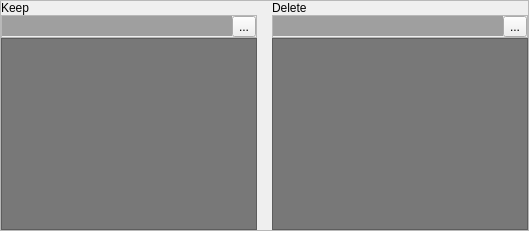
           <widget class="QFrame" name="frame_58">
            <property name="frameShape">
             <enum>QFrame::StyledPanel</enum>
            </property>
            <property name="frameShadow">
             <enum>QFrame::Raised</enum>
            </property>
            <layout class="QGridLayout" name="gridLayout_15">
             <property name="leftMargin">
              <number>0</number>
             </property>
             <property name="topMargin">
              <number>0</number>
             </property>
             <property name="rightMargin">
              <number>0</number>
             </property>
             <property name="bottomMargin">
              <number>0</number>
             </property>
             <property name="horizontalSpacing">
              <number>15</number>
             </property>
             <property name="verticalSpacing">
              <number>0</number>
             </property>
             <item row="1" column="1">
              <widget class="QFrame" name="frame_59">
               <property name="frameShape">
                <enum>QFrame::StyledPanel</enum>
               </property>
               <property name="frameShadow">
                <enum>QFrame::Raised</enum>
               </property>
               <layout class="QHBoxLayout" name="horizontalLayout_41">
                <property name="spacing">
                 <number>0</number>
                </property>
                <property name="leftMargin">
                 <number>0</number>
                </property>
                <property name="topMargin">
                 <number>0</number>
                </property>
                <property name="rightMargin">
                 <number>0</number>
                </property>
                <property name="bottomMargin">
                 <number>0</number>
                </property>
                <item>
                 <widget class="QLineEdit" name="language_no">
                  <property name="palette">
                   <palette>
                    <active>
                     <colorrole role="Base">
                      <brush brushstyle="SolidPattern">
                       <color alpha="255">
                        <red>159</red>
                        <green>159</green>
                        <blue>159</blue>
                       </color>
                      </brush>
                     </colorrole>
                    </active>
                    <inactive>
                     <colorrole role="Base">
                      <brush brushstyle="SolidPattern">
                       <color alpha="255">
                        <red>159</red>
                        <green>159</green>
                        <blue>159</blue>
                       </color>
                      </brush>
                     </colorrole>
                    </inactive>
                    <disabled>
                     <colorrole role="Base">
                      <brush brushstyle="SolidPattern">
                       <color alpha="255">
                        <red>108</red>
                        <green>108</green>
                        <blue>108</blue>
                       </color>
                      </brush>
                     </colorrole>
                    </disabled>
                   </palette>
                  </property>
                  <property name="autoFillBackground">
                   <bool>true</bool>
                  </property>
                  <property name="frame">
                   <bool>false</bool>
                  </property>
                 </widget>
                </item>
                <item>
                 <widget class="QToolButton" name="language_no_button">
                  <property name="text">
                   <string>...</string>
                  </property>
                 </widget>
                </item>
               </layout>
              </widget>
             </item>
             <item row="1" column="0">
              <widget class="QFrame" name="frame_60">
               <property name="frameShape">
                <enum>QFrame::StyledPanel</enum>
               </property>
               <property name="frameShadow">
                <enum>QFrame::Raised</enum>
               </property>
               <layout class="QHBoxLayout" name="horizontalLayout_42">
                <property name="spacing">
                 <number>0</number>
                </property>
                <property name="leftMargin">
                 <number>0</number>
                </property>
                <property name="topMargin">
                 <number>0</number>
                </property>
                <property name="rightMargin">
                 <number>0</number>
                </property>
                <property name="bottomMargin">
                 <number>0</number>
                </property>
                <item>
                 <widget class="QLineEdit" name="language_yes">
                  <property name="palette">
                   <palette>
                    <active>
                     <colorrole role="Base">
                      <brush brushstyle="SolidPattern">
                       <color alpha="255">
                        <red>159</red>
                        <green>159</green>
                        <blue>159</blue>
                       </color>
                      </brush>
                     </colorrole>
                    </active>
                    <inactive>
                     <colorrole role="Base">
                      <brush brushstyle="SolidPattern">
                       <color alpha="255">
                        <red>159</red>
                        <green>159</green>
                        <blue>159</blue>
                       </color>
                      </brush>
                     </colorrole>
                    </inactive>
                    <disabled>
                     <colorrole role="Base">
                      <brush brushstyle="SolidPattern">
                       <color alpha="255">
                        <red>108</red>
                        <green>108</green>
                        <blue>108</blue>
                       </color>
                      </brush>
                     </colorrole>
                    </disabled>
                   </palette>
                  </property>
                  <property name="autoFillBackground">
                   <bool>true</bool>
                  </property>
                  <property name="frame">
                   <bool>false</bool>
                  </property>
                 </widget>
                </item>
                <item>
                 <widget class="QToolButton" name="language_yes_button">
                  <property name="text">
                   <string>...</string>
                  </property>
                 </widget>
                </item>
               </layout>
              </widget>
             </item>
             <item row="2" column="1">
              <widget class="QListWidget" name="language_no_list">
               <property name="styleSheet">
                <string notr="true">QListWidget{background:rgb(120,120,120)}
QListWidget::item:selected{background: rgb(219, 219, 219)}
QListWidget::item:selected{color:black} </string>
               </property>
               <property name="editTriggers">
                <set>QAbstractItemView::NoEditTriggers</set>
               </property>
              </widget>
             </item>
             <item row="0" column="1">
              <widget class="QLabel" name="label_62">
               <property name="text">
                <string>Delete</string>
               </property>
              </widget>
             </item>
             <item row="2" column="0">
              <widget class="QListWidget" name="language_yes_list">
               <property name="styleSheet">
                <string notr="true">QListWidget{background:rgb(120,120,120)}
QListWidget::item:selected{background: rgb(219, 219, 219)}
QListWidget::item:selected{color:black} </string>
               </property>
               <property name="editTriggers">
                <set>QAbstractItemView::NoEditTriggers</set>
               </property>
              </widget>
             </item>
             <item row="0" column="0">
              <widget class="QLabel" name="label_63">
               <property name="text">
                <string>Keep</string>
               </property>
              </widget>
             </item>
            </layout>
           </widget>
